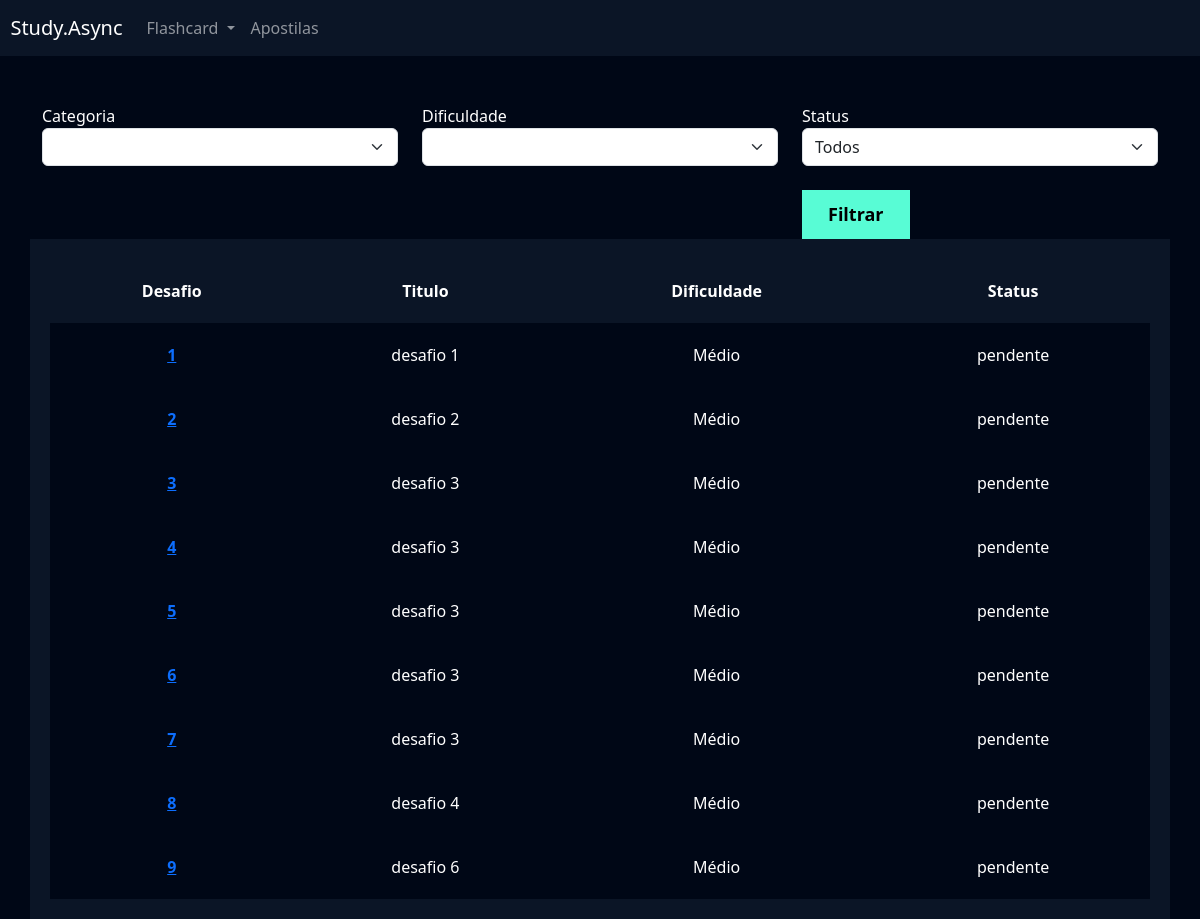
The page /flashcard/listar_desafio/ (signed in) on the database its author committed.
### flashcard/models.py (models this page shows, shortened)
class Desafio(models.Model):
    STATUS_CHOICES = (
        ('pendente', 'Pendente'),
        ('concluido', 'Concluído'),
        ('cancelado', 'Cancelado'),
    )
    user = models.ForeignKey(User, on_delete=models.DO_NOTHING)
    titulo = models.CharField(max_length=100)
    categoria = models.ManyToManyField(Categoria)
    quantidade_perguntas = models.IntegerField()
    dificuldade = models.CharField(
        max_length=1, choices=Flashcard.DIFICULDADE_CHOICES
    )
    flashcards = models.ManyToManyField(FlashcardDesafio)
    status = models.CharField(max_length=50, choices=STATUS_CHOICES, default='pendente')

### flashcard/views.py (the view)
# urls.py: path('listar_desafio/', views.listar_desafio, name='listar_desafio'),
def listar_desafio(request, status=None):
    desafios = Desafio.objects.filter(user=request.user)
    if status:
        desafios = desafios.filter(status=status)
    return render(request, 'listar_desafio.html',
                  {'desafios' : desafios})

### flashcard/templates/listar_desafio.html (shortened to what this page needs)
{% extends "base.html" %}
{% load static %}
{% block 'cabecalho' %}
    <link href="{% static 'usuarios/css/cadastro.css' %}" rel="stylesheet">
    <link href="{% static 'flashcard/css/novo_flashcard.css' %}" rel="stylesheet">
    <link href="{% static 'flashcard/css/iniciar_desafio.css' %}" rel="stylesheet">
    <link href="{% static 'flashcard/css/desafio.css' %}" rel="stylesheet">
    <link href='https://unpkg.com/boxicons@2.1.4/css/boxicons.min.css' rel='stylesheet'>
{% endblock 'cabecalho' %}
{% block 'conteudo' %}
    {% include "partials/header.html" %}
    <div class="container">
        <br>
        <br>
        <div class="row">
            <div class="col-md">
                <form action="" method="GET">
                <label for="">Categoria</label>
                <select name="categoria" class="form-select">
                </select>
            </div>
            <div class="col-md">
                <label for="">Dificuldade</label>
                <select name="dificuldade" class="form-select">
                </select>
            </div>
            <div class="col-md">
                <label for="">Status</label>
                <select name="status" class="form-select">
                    <option value="">Todos</option>
                </select>
            <div class="col-md">
                <br>
                <input type="submit" value="Filtrar" class="btn-cadastro">
            </div>
        </div>
        <br>
        <br>
        <div class="box-listar">
            <table>
                <thead>
                  <tr>
                    <th scope="col">Desafio</th>
                    <th scope="col">Titulo</th>
                    <th scope="col">Dificuldade</th>
                    <th scope="col">Status</th>
                  </tr>
                </thead>
                <tbody>
                    {% for desafio in desafios %}
                        <tr class="linha">
                            <th><a href="{% url 'desafio' desafio.id %}">{{desafio.id}}</a></th>
                            <td>{{desafio.titulo}}</td>
                            <td>{{desafio.get_dificuldade_display}}</td>
                            <td>{{desafio.status}}</td>
                        </tr>
                  {% endfor %}
                </tbody>
              </table>
        </div>
    </div>
{% endblock 'conteudo' %}

### templates/static/geral/css/base.css (style rules this page uses)
:root { --main-color: #0b1526; --dark-color: #000716; --secondary-dark-color: rgb(15, 2, 26); --light-color: #00c1f3; --contrast-color: #f4c96b; --differential-color: #58fcd5; }
body { background-color: var(--dark-color) !important; color: white !important; }

### templates/static/usuarios/css/cadastro.css (style rules this page uses)
* { margin: 0; padding: 0; }
.btn-cadastro { padding: 10px; background-color: #58fcd5; border: none; border: 1px solid #58fcd5; font-size: 18px; font-weight: bold; padding-left: 25px; padding-right: 25px; }

### templates/static/flashcard/css/desafio.css (style rules this page uses)
.box-listar { background-color: #0b1526; padding: 20px; }
table { width: 100%; padding: 20px; text-align: center; }
.linha { height: 40px; background-color: var(--dark-color); padding: 20px; }
td, th { padding: 20px; }
tr { background-color: var(--main-color); }

### rows shown on the page
Desafio: id "1", titulo "desafio 1", dificuldade "Médio", status "pendente"
Desafio: id "2", titulo "desafio 2", dificuldade "Médio", status "pendente"
Desafio: id "3", titulo "desafio 3", dificuldade "Médio", status "pendente"
Desafio: id "4", titulo "desafio 3", dificuldade "Médio", status "pendente"
Desafio: id "5", titulo "desafio 3", dificuldade "Médio", status "pendente"
Desafio: id "6", titulo "desafio 3", dificuldade "Médio", status "pendente"
Desafio: id "7", titulo "desafio 3", dificuldade "Médio", status "pendente"
Desafio: id "8", titulo "desafio 4", dificuldade "Médio", status "pendente"
Desafio: id "9", titulo "desafio 6", dificuldade "Médio", status "pendente"
